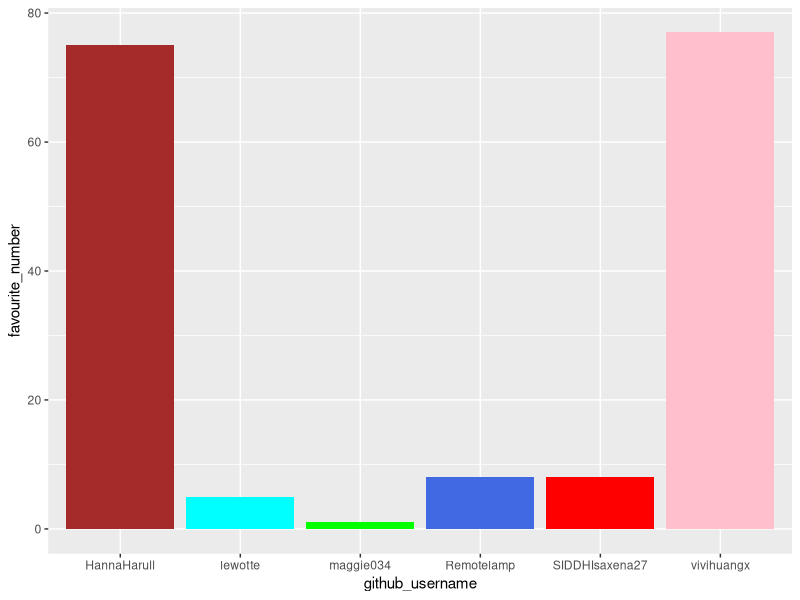
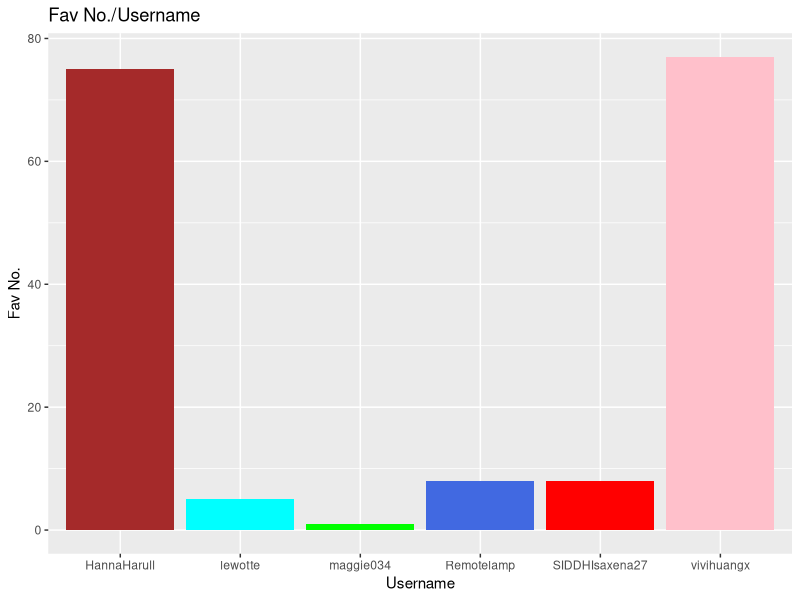
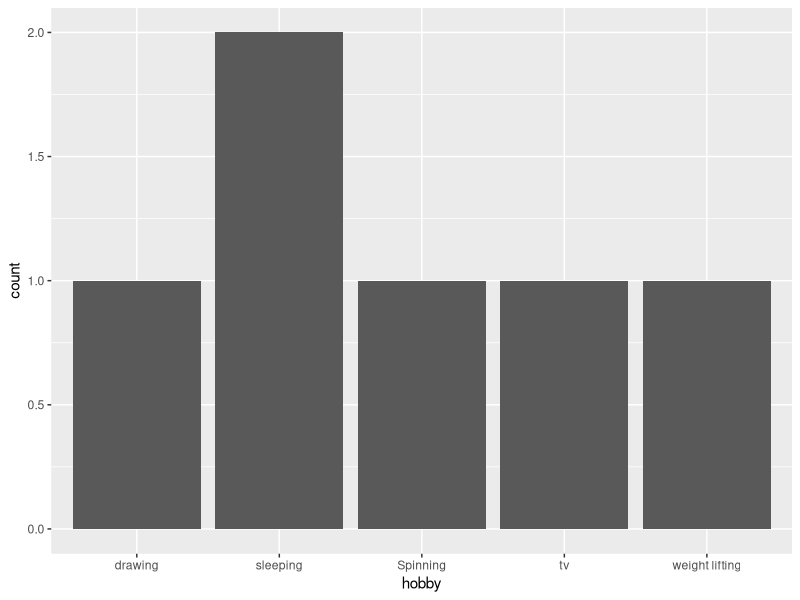

The R source for these figures, in order:
## ---- chunk 1
library(tidyverse) 
## ---- chunk 2
team_data <- tibble(
  name = c("Marcel William Drozdz the barbarian Equire MD the VIIIth", "SKY", "Siddhi", 
           "Hanna", "VIVI", "maggie"),
  github_username = c("Remotelamp", "lewotte", "SIDDHIsaxena27", 
                      "HannaHarull", "vivihuangx", "maggie034"), 
  colour = c("ROYAL BLUE", "cyan", "red", 
             "brown", "pink", "green"),
  hobby = c("Spinning", "weight lifting", "sleeping", 
            "tv", "drawing", "sleeping"),
  favourite_number = c(8, 5, 8, 75, 77, 1)
  )

team_data
## ---- chunk 3
p1 <- ggplot(data = team_data, 
             mapping = aes(x = github_username, 
                           y = favourite_number,
                           fill = colour), 
             ) +
   geom_col() +
   scale_fill_identity()
p1
## ---- chunk 4
p1 + labs(x = "Username", 
          y = "Fav No.",
          title = "Fav No./Username")
## ---- chunk 5
p2 <- ggplot(team_data, aes(x = hobby)) +
  geom_bar()
p2
